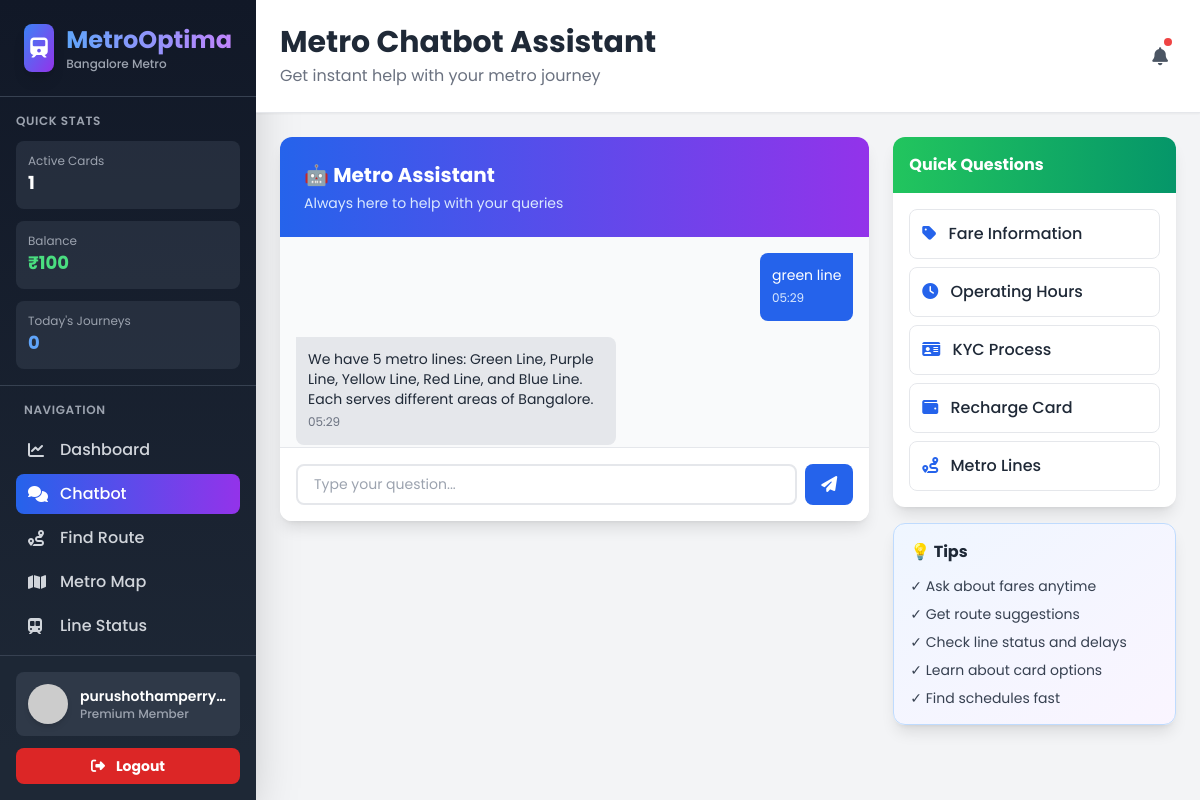
Page /chatbot (signed in) on the committed database.
### database.py (models this page shows, shortened)
class User(db.Model):
    id = db.Column(db.Integer, primary_key=True)
    email = db.Column(db.String(120), unique=True, nullable=False)
    password_hash = db.Column(db.String(256), nullable=False)
    phone = db.Column(db.String(20), nullable=True)
    first_name = db.Column(db.String(100), nullable=True)
    last_name = db.Column(db.String(100), nullable=True)
    role = db.Column(db.String(20), default='user')
    email_alerts_enabled = db.Column(db.Boolean, default=True)
    created_at = db.Column(db.DateTime, default=datetime.utcnow)
    @property
    def is_active(self):
        return True
    @property
    def is_authenticated(self):
        return self.is_active
    cards = db.relationship('MetroCard', backref='owner', lazy=True, cascade='all, delete-orphan')
    transactions = db.relationship('CardTransaction', backref='user', lazy=True, cascade='all, delete-orphan')
    journeys = db.relationship('Journey', backref='user', lazy=True, cascade='all, delete-orphan')

class ChatMessage(db.Model):
    id = db.Column(db.Integer, primary_key=True)
    user_id = db.Column(db.Integer, db.ForeignKey('user.id'), nullable=False)
    message_type = db.Column(db.String(20), nullable=False) # user, bot
    content = db.Column(db.Text, nullable=False)
    timestamp = db.Column(db.DateTime, default=datetime.utcnow)

### app.py (the view)
@app.route('/chatbot')
@login_required
def chatbot_page():
    chat_history = chatbot.get_chat_history(current_user.id)
    return render_template('chatbot.html', active_page='chatbot', chat_history=chat_history)

### app.py (called while the page is built)
@login_manager.user_loader
def load_user(user_id):
    return User.query.get(int(user_id))

@app.context_processor
def inject_global_stats():
    if current_user.is_authenticated:
        try:
            user_cards = MetroCard.query.filter_by(user_id=current_user.id).all()
            total_balance = sum([card.balance for card in user_cards])
            today_start = datetime.now().replace(hour=0, minute=0, second=0, microsecond=0)
            today_j_count = Journey.query.filter(
                Journey.user_id == current_user.id,
                Journey.journey_date >= today_start
            ).count()
            return {
                'sidebar_card_count': len(user_cards),
                'sidebar_total_balance': total_balance,
                'sidebar_today_journeys': today_j_count
            }
        except Exception:
            pass
    return {
        'sidebar_card_count': 0,
        'sidebar_total_balance': 0,
        'sidebar_today_journeys': 0
    }

### chatbot.py (called while the page is built)
    def get_chat_history(self, user_id, limit=20):
        return ChatMessage.query.filter_by(user_id=user_id).order_by(
            ChatMessage.timestamp.desc()
        ).limit(limit).all()[::-1]

### templates/chatbot.html (shortened to what this page needs)
{% extends "base.html" %}
{% block page_title %}Metro Chatbot Assistant{% endblock %}
{% block page_description %}Get instant help with your metro journey{% endblock %}
{% block content %}
<div class="grid grid-cols-1 lg:grid-cols-3 gap-6">
    <div class="lg:col-span-2 bg-white rounded-xl shadow-lg overflow-hidden flex flex-col h-96">
        <div class="bg-gradient-to-r from-blue-600 to-purple-600 text-white p-6">
            <h3 class="text-xl font-bold">🤖 Metro Assistant</h3>
            <p class="text-blue-100 text-sm mt-1">Always here to help with your queries</p>
        </div>
        <div id="chatMessages" class="flex-1 overflow-y-auto p-4 space-y-4 bg-gray-50">
            {% for msg in chat_history %}
                {% if msg.message_type == 'user' %}
                    <div class="flex justify-end">
                        <div class="max-w-xs bg-blue-600 text-white rounded-lg p-3 rounded-tr-none">
                            <p class="text-sm">{{ msg.content }}</p>
                            <span class="text-xs text-blue-100">{{ msg.timestamp.strftime('%H:%M') }}</span>
                        </div>
                    </div>
                {% else %}
                    <div class="flex justify-start">
                        <div class="max-w-xs bg-gray-200 text-gray-800 rounded-lg p-3 rounded-tl-none">
                            <p class="text-sm">{{ msg.content }}</p>
                            <span class="text-xs text-gray-500">{{ msg.timestamp.strftime('%H:%M') }}</span>
                        </div>
                    </div>
                {% endif %}
            {% endfor %}
        </div>
        <div class="border-t border-gray-200 p-4 bg-white">
            <div class="flex gap-2">
                <input type="text" id="chatInput" placeholder="Type your question..." class="flex-1 px-4 py-2 border border-gray-300 rounded-lg focus:outline-none focus:ring-2 focus:ring-blue-500">
                <button onclick="sendMessage()" class="bg-blue-600 hover:bg-blue-700 text-white px-4 py-2 rounded-lg transition">
                    <i class="fas fa-paper-plane"></i>
                </button>
            </div>
        </div>
    </div>
    <div class="space-y-4">
        <div class="bg-white rounded-xl shadow-lg overflow-hidden">
            <div class="bg-gradient-to-r from-green-500 to-emerald-600 text-white p-4">
                <h4 class="font-bold">Quick Questions</h4>
            </div>
            <div class="p-4 space-y-2">
                <button onclick="askQuestion('What is the fare?')" class="w-full text-left p-3 hover:bg-blue-50 rounded-lg transition border border-gray-200 text-gray-800 font-medium" >
                    <i class="fas fa-tag text-blue-600 mr-2"></i> Fare Information
                </button>
                <button onclick="askQuestion('What are the operating hours?')" class="w-full text-left p-3 hover:bg-blue-50 rounded-lg transition border border-gray-200 text-gray-800 font-medium">
                    <i class="fas fa-clock text-blue-600 mr-2"></i> Operating Hours
                </button>
                <button onclick="askQuestion('How do I complete KYC?')" class="w-full text-left p-3 hover:bg-blue-50 rounded-lg transition border border-gray-200 text-gray-800 font-medium">
                    <i class="fas fa-id-card text-blue-600 mr-2"></i> KYC Process
                </button>
                <button onclick="askQuestion('How to recharge my card?')" class="w-full text-left p-3 hover:bg-blue-50 rounded-lg transition border border-gray-200 text-gray-800 font-medium">
                    <i class="fas fa-wallet text-blue-600 mr-2"></i> Recharge Card
                </button>
                <button onclick="askQuestion('Tell me about metro lines')" class="w-full text-left p-3 hover:bg-blue-50 rounded-lg transition border border-gray-200 text-gray-800 font-medium">
                    <i class="fas fa-route text-blue-600 mr-2"></i> Metro Lines
                </button>
            </div>
        </div>
        <div class="bg-gradient-to-br from-blue-50 to-purple-50 rounded-xl shadow-lg p-4 border border-blue-200">
            <h4 class="font-bold text-gray-800 mb-3">💡 Tips</h4>
            <ul class="space-y-2 text-sm text-gray-700">
                <li>✓ Ask about fares anytime</li>
                <li>✓ Get route suggestions</li>
                <li>✓ Check line status and delays</li>
                <li>✓ Learn about card options</li>
                <li>✓ Find schedules fast</li>
            </ul>
        </div>
    </div>
</div>
{% endblock %}

### templates/base.html (shortened to what this page needs)
<!DOCTYPE html>
<html lang="en">
<head>
    <link rel="stylesheet" href="https://cdnjs.cloudflare.com/ajax/libs/font-awesome/6.4.0/css/all.min.css">
    <script src="https://cdn.tailwindcss.com"></script>
    <link rel="stylesheet" href="{{ url_for('static', filename='css/style.css') }}">
</head>
<body class="bg-gray-50">
    <div class="flex h-screen bg-gray-100">
        <aside class="w-64 bg-gradient-to-b from-gray-900 to-gray-800 shadow-2xl flex flex-col">
            <div class="p-6 border-b border-gray-700">
                <div class="flex items-center gap-3">
                    <div class="w-12 h-12 bg-gradient-to-br from-blue-500 to-purple-600 rounded-lg flex items-center justify-center shadow-lg">
                        <i class="fas fa-train text-white text-xl"></i>
                    </div>
                    <div>
                        <h1 class="text-2xl font-bold bg-gradient-to-r from-blue-400 to-purple-400 bg-clip-text text-transparent">MetroOptima</h1>
                        <p class="text-xs text-gray-400 font-medium">Bangalore Metro</p>
                    </div>
                </div>
            </div>
            <div class="px-4 py-4 border-b border-gray-700">
                <p class="text-xs text-gray-400 font-semibold uppercase tracking-wider mb-3">Quick Stats</p>
                <div class="space-y-3">
                    <div class="bg-gray-700 bg-opacity-50 rounded-lg p-3 hover:bg-opacity-70 transition">
                        <p class="text-xs text-gray-400">Active Cards</p>
                        <p class="text-lg font-bold text-white">{{ sidebar_card_count }}</p>
                    </div>
                    <div class="bg-gray-700 bg-opacity-50 rounded-lg p-3 hover:bg-opacity-70 transition">
                        <p class="text-xs text-gray-400">Balance</p>
                        <p class="text-lg font-bold text-green-400">₹{{ "%.0f"|format(sidebar_total_balance) }}</p>
                    </div>
                    <div class="bg-gray-700 bg-opacity-50 rounded-lg p-3 hover:bg-opacity-70 transition">
                        <p class="text-xs text-gray-400">Today's Journeys</p>
                        <p class="text-lg font-bold text-blue-400">{{ sidebar_today_journeys }}</p>
                    </div>
                </div>
            </div>
            <nav class="flex-1 overflow-y-auto p-4">
                <p class="text-xs text-gray-400 font-semibold uppercase tracking-wider mb-3 px-2">Navigation</p>
                <div class="space-y-1">
                    <a href="{{ url_for('index') }}" class="flex items-center gap-3 px-3 py-2 rounded-lg text-gray-300 hover:bg-gray-700 hover:text-white transition duration-200 ">
                        <i class="fas fa-chart-line w-5"></i>
                        <span class="font-medium">Dashboard</span>
                    </a>
                    <a href="{{ url_for('chatbot_page') }}" class="flex items-center gap-3 px-3 py-2 rounded-lg text-gray-300 hover:bg-gray-700 hover:text-white transition duration-200 {% if active_page == 'chatbot' %}bg-gradient-to-r from-blue-600 to-purple-600 text-white{% endif %}">
                        <i class="fas fa-comments w-5"></i>
                        <span class="font-medium">Chatbot</span>
                    </a>
                    <a href="{{ url_for('routes_page') }}" class="flex items-center gap-3 px-3 py-2 rounded-lg text-gray-300 hover:bg-gray-700 hover:text-white transition duration-200 ">
                        <i class="fas fa-route w-5"></i>
                        <span class="font-medium">Find Route</span>
                    </a>
                    <a href="{{ url_for('metro_map') }}" class="flex items-center gap-3 px-3 py-2 rounded-lg text-gray-300 hover:bg-gray-700 hover:text-white transition duration-200 ">
                        <i class="fas fa-map w-5"></i>
                        <span class="font-medium">Metro Map</span>
                    </a>
                    <a href="{{ url_for('lines_page') }}" class="flex items-center gap-3 px-3 py-2 rounded-lg text-gray-300 hover:bg-gray-700 hover:text-white transition duration-200 ">
                        <i class="fas fa-train-subway w-5"></i>
                        <span class="font-medium">Line Status</span>
                    </a>
                    <a href="{{ url_for('pricing_page') }}" class="flex items-center gap-3 px-3 py-2 rounded-lg text-gray-300 hover:bg-gray-700 hover:text-white transition duration-200 ">
                    </a>
                </div>
            </nav>
            {% if current_user.is_authenticated %}
            <div class="p-4 border-t border-gray-700 bg-gray-800 bg-opacity-50">
                <div class="flex items-center gap-3 p-3 bg-gray-700 bg-opacity-70 rounded-lg mb-3 hover:bg-opacity-100 transition">
                    <img src="https://ui-avatars.com/api/?name={{ current_user.email }}&background=3B82F6&color=fff" alt="User" class="w-10 h-10 rounded-full shadow-md">
                    <div class="flex-1 min-w-0">
                        <p class="text-sm font-semibold text-white truncate">{{ current_user.email }}</p>
                        <p class="text-xs text-gray-400 font-medium">Premium Member</p>
                    </div>
                </div>
                <a href="{{ url_for('logout') }}" class="w-full bg-red-600 hover:bg-red-700 text-white py-2 px-3 rounded-lg text-sm font-bold transition text-center block duration-200">
                    <i class="fas fa-sign-out-alt mr-2"></i> Logout
                </a>
            </div>
            {% endif %}
        </aside>
        <main class="flex-1 overflow-auto">
            <div class="bg-white shadow-sm p-6 border-b border-gray-200">
                <div class="max-w-7xl mx-auto flex justify-between items-center">
                    <div>
                        <h2 class="text-3xl font-bold text-gray-800">{% block page_title %}Dashboard{% endblock %}</h2>
                        <p class="text-gray-500 mt-1">{% block page_description %}Welcome to Bangalore Metro Optimization System{% endblock %}</p>
                    </div>
                    <div class="flex items-center gap-4">
                        {% if current_user.is_authenticated %}
                        <button class="relative p-2 text-gray-600 hover:bg-gray-100 rounded-lg transition">
                            <i class="fas fa-bell text-lg"></i>
                            <span class="absolute top-1 right-1 w-2 h-2 bg-red-500 rounded-full"></span>
                        </button>
                        {% endif %}
                    </div>
                </div>
            </div>
            <div class="p-6">
                <div class="max-w-7xl mx-auto">
                    {% block content %}{% endblock %}
                </div>
            </div>
        </main>
    </div>
</body>
</html>

### static/css/style.css (style rules this page uses)
:root { --bg-color: #0f172a; --card-bg: #1e293b; --text-primary: #f8fafc; --text-secondary: #94a3b8; --border-color: #334155; --accent-primary: #3b82f6; --accent-hover: #2563eb; --accent-gradient: linear-gradient(135deg, #3b82f6 0%, #8b5cf6 100%); --success: #10b981; --warning: #f59e0b; --danger: #ef4444; --shadow-sm: 0 1px 2px 0 rgb(0 0 0 / 0.05); --shadow-md: 0 4px 6px -1px rgb(0 0 0 / 0.1), 0 2px 4px -2px rgb(0 0 0 / 0.1); --shadow-lg: 0 10px 15px -3px rgb(0 0 0 / 0.1), 0 4px 6px -4px rgb(0 0 0 / 0.1); }
* { margin: 0; padding: 0; box-sizing: border-box; }
body { font-family: 'Poppins', sans-serif; background-color: var(--bg-color); color: var(--text-primary); line-height: 1.6; overflow-x: hidden; }
input[type="text"], input[type="email"], input[type="password"], input[type="tel"], input[type="number"], select, textarea { background-color: #ffffff !important; color: #1f2937 !important; border: 2px solid #e5e7eb !important; font-family: 'Poppins', sans-serif; font-size: 14px; font-weight: 500; transition: all 0.3s ease; }
input[type="text"]::placeholder, input[type="email"]::placeholder, input[type="password"]::placeholder, input[type="tel"]::placeholder, input[type="number"]::placeholder, textarea::placeholder { color: #9ca3af !important; font-weight: 400; }
button { font-family: 'Poppins', sans-serif; font-weight: 600; letter-spacing: 0.3px; transition: all 0.3s ease; }

### rows in the picture
User: email "purushothamperry…"
ChatMessage: content "green line", timestamp "05:29"
ChatMessage: content "We have 5 metro lines: Green Line, Purple Line, Yellow Line, Red Line, and Blue Line. Each serves different areas of Bangalore.", timestamp "05:29"

### other values in the picture
{{ sidebar_card_count }} "1"
{{ "%.0f"|format(sidebar_total_balance) }} "100"
{{ sidebar_today_journeys }} "0"
